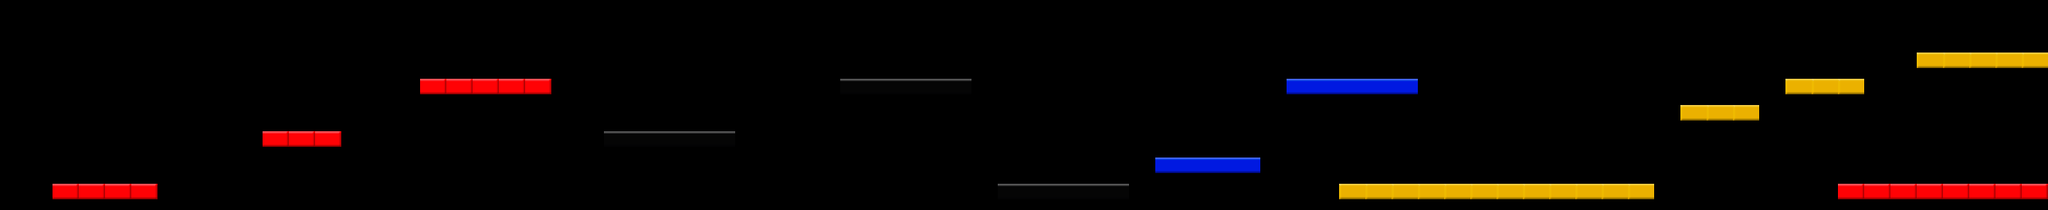

This is a level from a 2D game, rendered from its Tiled map with the project's own tilesets. A one-line summary and the map file follow, with tile-layer data summarised:
An orthogonal 78x8 tile map with 32x32 px tiles, 4 tile layers (red, black, blue, yellow) and 23 objects.

<map version="1.0" orientation="orthogonal" width="78" height="8" tilewidth="32" tileheight="32">
 <tileset firstgid="1" name="blocks" tilewidth="32" tileheight="32">
  <image source="blocks.png" width="128" height="32" />
 </tileset>
 <layer name="red" width="78" height="8">
  <data>[624 cells, 20 non-empty, 1 distinct tile ids]</data>
 </layer>
 <layer name="black" width="78" height="8">
  <data>[624 cells, 15 non-empty, 1 distinct tile ids]</data>
 </layer>
 <layer name="blue" width="78" height="8">
  <data>[624 cells, 9 non-empty, 1 distinct tile ids]</data>
 </layer>
 <layer name="yellow" width="78" height="8">
  <data>[624 cells, 23 non-empty, 1 distinct tile ids]</data>
 </layer>
 <objectgroup name="Coin" width="78" height="8">
  <object x="2381" y="209">
   <ellipse />
  </object>
  <object x="2412" y="210">
   <ellipse />
  </object>
  <object x="1968" y="207">
   <ellipse />
  </object>
  <object x="1678" y="207">
   <ellipse />
  </object>
  <object x="2031" y="77">
   <ellipse />
  </object>
  <object x="2127" y="109">
   <ellipse />
  </object>
  <object x="2222" y="78">
   <ellipse />
  </object>
  <object x="363" y="146">
   <ellipse />
  </object>
  <object x="657" y="81">
   <ellipse />
  </object>
  <object x="1167" y="81">
   <ellipse />
  </object>
  <object x="1488" y="175">
   <ellipse />
  </object>
  <object x="1614" y="79">
   <ellipse />
  </object>
  <object x="1709" y="207">
   <ellipse />
  </object>
  <object x="1806" y="111">
   <ellipse />
  </object>
 </objectgroup>
 <objectgroup name="spikes" width="78" height="8">
  <object x="2350" y="47">
   <ellipse />
  </object>
  <object x="751" y="143">
   <ellipse />
  </object>
  <object x="1198" y="13">
   <ellipse />
  </object>
  <object x="1680" y="80">
   <ellipse />
  </object>
  <object x="1713" y="78">
   <ellipse />
  </object>
  <object x="1326" y="207">
   <ellipse />
  </object>
  <object x="1840" y="206">
   <ellipse />
  </object>
  <object x="2384" y="46">
   <ellipse />
  </object>
  <object x="269" y="206">
   <ellipse />
  </object>
 </objectgroup>
</map>
